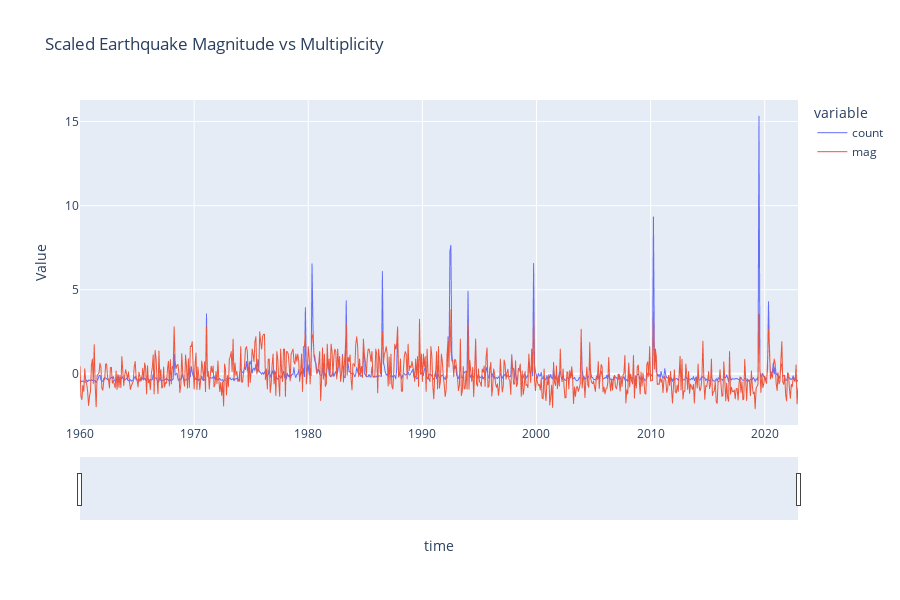

This figure's notebook cell:
### Code cell
merged_earthquake_data['time'] = merged_earthquake_data['time'].dt.to_timestamp()

fig = px.line(merged_earthquake_data, x='time', y=['count', 'mag'], labels={'value': 'Value'}, title='Scaled Earthquake Magnitude vs Multiplicity')
fig.update_layout(
    width=900,
    height=600,
)

fig.update_traces(line=dict(width=1.0))
fig.update_xaxes(rangeslider_visible=True)
fig.update_layout(dragmode='pan')

fig.show()

### Figure 1 — Plotly figure (JSON) as saved in the notebook; plotly's stock layout.template omitted (floating-point values rounded to 4 significant figures; data arrays with more than 128 entries replaced by an {"elided": "..."} marker saying what was removed)
{"data": [{"hovertemplate": "variable=count<br>time=%{x}<br>Value=%{y}<extra></extra>", "legendgroup": "count", "line": {"color": "#636efa", "dash": "solid", "width": 1}, "marker": {"symbol": "circle"}, "mode": "lines", "name": "count", "showlegend": true, "type": "scattergl", "x": {"elided": "756 str values"}, "xaxis": "x", "y": {"elided": "756 float values"}, "yaxis": "y"}, {"hovertemplate": "variable=mag<br>time=%{x}<br>Value=%{y}<extra></extra>", "legendgroup": "mag", "line": {"color": "#EF553B", "dash": "solid", "width": 1}, "marker": {"symbol": "circle"}, "mode": "lines", "name": "mag", "showlegend": true, "type": "scattergl", "x": {"elided": "756 str values"}, "xaxis": "x", "y": {"elided": "756 float values"}, "yaxis": "y"}], "layout": {"dragmode": "pan", "height": 600, "legend": {"title": {"text": "variable"}, "tracegroupgap": 0}, "title": {"text": "Scaled Earthquake Magnitude vs Multiplicity"}, "width": 900, "xaxis": {"anchor": "y", "domain": [0, 1], "rangeslider": {"visible": true}, "title": {"text": "time"}}, "yaxis": {"anchor": "x", "domain": [0, 1], "title": {"text": "Value"}}}}
